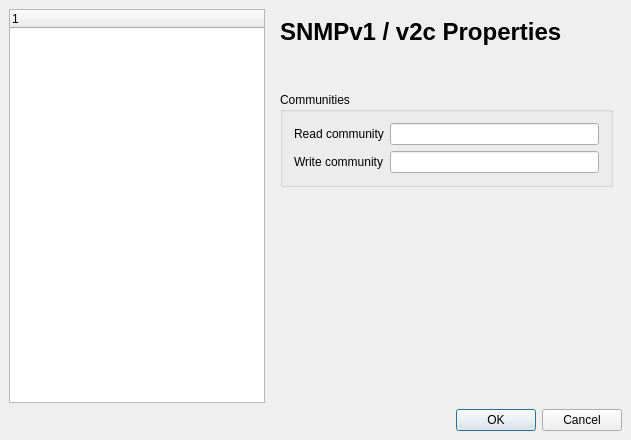
<?xml version="1.0" encoding="UTF-8"?>
<ui version="4.0">
 <comment>
    Copyright (C) 2004-2011 Martin Jolicoeur (snmpb1@gmail.com) 

    This file is part of the SnmpB project 
    (http://sourceforge.net/projects/snmpb)

    This program is free software: you can redistribute it and/or modify
    it under the terms of the GNU General Public License as published by
    the Free Software Foundation, either version 2 of the License, or
    (at your option) any later version.

    This program is distributed in the hope that it will be useful,
    but WITHOUT ANY WARRANTY; without even the implied warranty of
    MERCHANTABILITY or FITNESS FOR A PARTICULAR PURPOSE.  See the
    GNU General Public License for more details.

    You should have received a copy of the GNU General Public License
    along with this program.  If not, see http://www.gnu.org/licenses/.
</comment>
 <class>AgentProfile</class>
 <widget class="QDialog" name="AgentProfile">
  <property name="geometry">
   <rect>
    <x>0</x>
    <y>0</y>
    <width>631</width>
    <height>440</height>
   </rect>
  </property>
  <property name="sizePolicy">
   <sizepolicy hsizetype="Fixed" vsizetype="Fixed">
    <horstretch>0</horstretch>
    <verstretch>0</verstretch>
   </sizepolicy>
  </property>
  <property name="windowTitle">
   <string>Agent Profiles</string>
  </property>
  <property name="windowIcon">
   <iconset>
    <normaloff>images/snmpb.png</normaloff>images/snmpb.png</iconset>
  </property>
  <layout class="QGridLayout">
   <property name="leftMargin">
    <number>9</number>
   </property>
   <property name="topMargin">
    <number>9</number>
   </property>
   <property name="rightMargin">
    <number>9</number>
   </property>
   <property name="bottomMargin">
    <number>9</number>
   </property>
   <property name="spacing">
    <number>6</number>
   </property>
   <item row="1" column="0" colspan="2">
    <widget class="QDialogButtonBox" name="OKCancelBox">
     <property name="orientation">
      <enum>Qt::Horizontal</enum>
     </property>
     <property name="standardButtons">
      <set>QDialogButtonBox::Cancel|QDialogButtonBox::Ok</set>
     </property>
    </widget>
   </item>
   <item row="0" column="0">
    <widget class="QTreeWidget" name="ProfileTree">
     <property name="sizePolicy">
      <sizepolicy hsizetype="Preferred" vsizetype="Preferred">
       <horstretch>0</horstretch>
       <verstretch>0</verstretch>
      </sizepolicy>
     </property>
     <column>
      <property name="text">
       <string notr="true">1</string>
      </property>
     </column>
    </widget>
   </item>
   <item row="0" column="1">
    <widget class="QStackedWidget" name="ProfileProps">
     <property name="currentIndex">
      <number>1</number>
     </property>
     <widget class="QWidget" name="ProfileGeneral">
      <layout class="QGridLayout">
       <property name="leftMargin">
        <number>9</number>
       </property>
       <property name="topMargin">
        <number>9</number>
       </property>
       <property name="rightMargin">
        <number>9</number>
       </property>
       <property name="bottomMargin">
        <number>9</number>
       </property>
       <property name="spacing">
        <number>6</number>
       </property>
       <item row="1" column="0">
        <widget class="QGroupBox" name="Profile">
         <property name="title">
          <string>Profile</string>
         </property>
         <layout class="QGridLayout">
          <property name="leftMargin">
           <number>9</number>
          </property>
          <property name="topMargin">
           <number>9</number>
          </property>
          <property name="rightMargin">
           <number>9</number>
          </property>
          <property name="bottomMargin">
           <number>9</number>
          </property>
          <property name="spacing">
           <number>6</number>
          </property>
          <item row="0" column="0">
           <widget class="QLabel" name="ProfileNameL">
            <property name="text">
             <string>Name</string>
            </property>
           </widget>
          </item>
          <item row="0" column="1">
           <widget class="QLineEdit" name="ProfileName">
            <property name="text">
             <string/>
            </property>
           </widget>
          </item>
         </layout>
        </widget>
       </item>
       <item row="2" column="0">
        <widget class="QGroupBox" name="TargetAgent">
         <property name="title">
          <string>Target SNMP Agent</string>
         </property>
         <layout class="QGridLayout">
          <property name="leftMargin">
           <number>9</number>
          </property>
          <property name="topMargin">
           <number>9</number>
          </property>
          <property name="rightMargin">
           <number>9</number>
          </property>
          <property name="bottomMargin">
           <number>9</number>
          </property>
          <property name="spacing">
           <number>6</number>
          </property>
          <item row="0" column="0">
           <widget class="QLabel" name="AddressL">
            <property name="text">
             <string>Agent Address/Name</string>
            </property>
           </widget>
          </item>
          <item row="0" column="1">
           <widget class="QLineEdit" name="Address">
            <property name="text">
             <string/>
            </property>
           </widget>
          </item>
          <item row="1" column="1">
           <widget class="QLineEdit" name="Port">
            <property name="text">
             <string/>
            </property>
           </widget>
          </item>
          <item row="1" column="0">
           <widget class="QLabel" name="PortL">
            <property name="text">
             <string>Agent Port</string>
            </property>
           </widget>
          </item>
         </layout>
        </widget>
       </item>
       <item row="3" column="0">
        <widget class="QGroupBox" name="TimeoutRetries">
         <property name="title">
          <string>Timeout and Retries</string>
         </property>
         <layout class="QGridLayout">
          <property name="leftMargin">
           <number>11</number>
          </property>
          <property name="topMargin">
           <number>11</number>
          </property>
          <property name="rightMargin">
           <number>11</number>
          </property>
          <property name="bottomMargin">
           <number>11</number>
          </property>
          <property name="spacing">
           <number>6</number>
          </property>
          <item row="1" column="0">
           <widget class="QLabel" name="TimeoutL">
            <property name="text">
             <string>Timeout (sec)</string>
            </property>
           </widget>
          </item>
          <item row="0" column="0">
           <widget class="QLabel" name="RetriesL">
            <property name="text">
             <string>Retries</string>
            </property>
           </widget>
          </item>
          <item row="0" column="1">
           <widget class="QSpinBox" name="Retries">
            <property name="maximum">
             <number>10</number>
            </property>
            <property name="value">
             <number>1</number>
            </property>
           </widget>
          </item>
          <item row="1" column="1">
           <widget class="QSpinBox" name="Timeout">
            <property name="minimum">
             <number>0</number>
            </property>
            <property name="maximum">
             <number>20</number>
            </property>
            <property name="value">
             <number>3</number>
            </property>
           </widget>
          </item>
         </layout>
        </widget>
       </item>
       <item row="4" column="0">
        <widget class="QGroupBox" name="Version">
         <property name="toolTip">
          <string>Select the SNMP version to use</string>
         </property>
         <property name="title">
          <string>Supported SNMP Version</string>
         </property>
         <property name="flat">
          <bool>false</bool>
         </property>
         <property name="checkable">
          <bool>false</bool>
         </property>
         <property name="checked">
          <bool>false</bool>
         </property>
         <layout class="QGridLayout">
          <property name="leftMargin">
           <number>9</number>
          </property>
          <property name="topMargin">
           <number>9</number>
          </property>
          <property name="rightMargin">
           <number>9</number>
          </property>
          <property name="bottomMargin">
           <number>9</number>
          </property>
          <property name="spacing">
           <number>6</number>
          </property>
          <item row="0" column="1">
           <widget class="QCheckBox" name="V2">
            <property name="text">
             <string>SNMPV2</string>
            </property>
            <property name="checked">
             <bool>false</bool>
            </property>
           </widget>
          </item>
          <item row="0" column="0">
           <widget class="QCheckBox" name="V1">
            <property name="text">
             <string>SNMPV1</string>
            </property>
            <property name="checked">
             <bool>false</bool>
            </property>
            <property name="tristate">
             <bool>false</bool>
            </property>
           </widget>
          </item>
          <item row="0" column="2">
           <widget class="QCheckBox" name="V3">
            <property name="text">
             <string>SNMPV3</string>
            </property>
           </widget>
          </item>
         </layout>
        </widget>
       </item>
       <item row="0" column="0">
        <widget class="QLabel" name="GeneralL">
         <property name="text">
          <string>&lt;html&gt;&lt;head&gt;&lt;meta name=&quot;qrichtext&quot; content=&quot;1&quot; /&gt;&lt;style type=&quot;text/css&quot;&gt;
p, li { white-space: pre-wrap; }
&lt;/style&gt;&lt;/head&gt;&lt;body style=&quot; font-family:'Sans Serif'; font-size:12pt; font-weight:400; font-style:normal; text-decoration:none;&quot;&gt;
&lt;p style=&quot; margin-top:0px; margin-bottom:0px; margin-left:0px; margin-right:0px; -qt-block-indent:0; text-indent:0px;&quot;&gt;&lt;span style=&quot; font-size:18pt; font-weight:600;&quot;&gt;General Properties&lt;/span&gt;&lt;/p&gt;&lt;/body&gt;&lt;/html&gt;</string>
         </property>
        </widget>
       </item>
      </layout>
     </widget>
     <widget class="QWidget" name="ProfileV1V2c">
      <layout class="QGridLayout">
       <property name="leftMargin">
        <number>9</number>
       </property>
       <property name="topMargin">
        <number>9</number>
       </property>
       <property name="rightMargin">
        <number>9</number>
       </property>
       <property name="bottomMargin">
        <number>9</number>
       </property>
       <property name="spacing">
        <number>6</number>
       </property>
       <item row="3" column="0">
        <spacer>
         <property name="orientation">
          <enum>Qt::Vertical</enum>
         </property>
         <property name="sizeHint" stdset="0">
          <size>
           <width>20</width>
           <height>141</height>
          </size>
         </property>
        </spacer>
       </item>
       <item row="1" column="0">
        <spacer>
         <property name="orientation">
          <enum>Qt::Vertical</enum>
         </property>
         <property name="sizeType">
          <enum>QSizePolicy::Fixed</enum>
         </property>
         <property name="sizeHint" stdset="0">
          <size>
           <width>20</width>
           <height>40</height>
          </size>
         </property>
        </spacer>
       </item>
       <item row="2" column="0">
        <widget class="QGroupBox" name="Communities">
         <property name="toolTip">
          <string>Here options specific to SNMPv1/v2c can be entered</string>
         </property>
         <property name="title">
          <string>Communities</string>
         </property>
         <layout class="QGridLayout">
          <property name="leftMargin">
           <number>11</number>
          </property>
          <property name="topMargin">
           <number>11</number>
          </property>
          <property name="rightMargin">
           <number>11</number>
          </property>
          <property name="bottomMargin">
           <number>11</number>
          </property>
          <property name="spacing">
           <number>6</number>
          </property>
          <item row="0" column="1">
           <widget class="QLineEdit" name="ReadComm">
            <property name="text">
             <string/>
            </property>
           </widget>
          </item>
          <item row="0" column="0">
           <widget class="QLabel" name="ReadCommL">
            <property name="text">
             <string>Read community</string>
            </property>
           </widget>
          </item>
          <item row="1" column="1">
           <widget class="QLineEdit" name="WriteComm">
            <property name="text">
             <string/>
            </property>
           </widget>
          </item>
          <item row="1" column="0">
           <widget class="QLabel" name="WriteCommL">
            <property name="text">
             <string>Write community</string>
            </property>
           </widget>
          </item>
         </layout>
        </widget>
       </item>
       <item row="0" column="0">
        <widget class="QLabel" name="V1V2cL">
         <property name="text">
          <string>&lt;html&gt;&lt;head&gt;&lt;meta name=&quot;qrichtext&quot; content=&quot;1&quot; /&gt;&lt;style type=&quot;text/css&quot;&gt;
p, li { white-space: pre-wrap; }
&lt;/style&gt;&lt;/head&gt;&lt;body style=&quot; font-family:'Sans Serif'; font-size:12pt; font-weight:400; font-style:normal; text-decoration:none;&quot;&gt;
&lt;p style=&quot; margin-top:0px; margin-bottom:0px; margin-left:0px; margin-right:0px; -qt-block-indent:0; text-indent:0px;&quot;&gt;&lt;span style=&quot; font-size:18pt; font-weight:600;&quot;&gt;SNMPv1 / v2c Properties&lt;/span&gt;&lt;/p&gt;&lt;/body&gt;&lt;/html&gt;</string>
         </property>
        </widget>
       </item>
      </layout>
     </widget>
     <widget class="QWidget" name="ProfileBulk">
      <layout class="QGridLayout">
       <property name="leftMargin">
        <number>9</number>
       </property>
       <property name="topMargin">
        <number>9</number>
       </property>
       <property name="rightMargin">
        <number>9</number>
       </property>
       <property name="bottomMargin">
        <number>9</number>
       </property>
       <property name="spacing">
        <number>6</number>
       </property>
       <item row="3" column="0">
        <spacer>
         <property name="orientation">
          <enum>Qt::Vertical</enum>
         </property>
         <property name="sizeHint" stdset="0">
          <size>
           <width>20</width>
           <height>40</height>
          </size>
         </property>
        </spacer>
       </item>
       <item row="1" column="0">
        <spacer>
         <property name="orientation">
          <enum>Qt::Vertical</enum>
         </property>
         <property name="sizeType">
          <enum>QSizePolicy::Fixed</enum>
         </property>
         <property name="sizeHint" stdset="0">
          <size>
           <width>20</width>
           <height>40</height>
          </size>
         </property>
        </spacer>
       </item>
       <item row="0" column="0">
        <widget class="QLabel" name="BulkL">
         <property name="text">
          <string>&lt;html&gt;&lt;head&gt;&lt;meta name=&quot;qrichtext&quot; content=&quot;1&quot; /&gt;&lt;style type=&quot;text/css&quot;&gt;
p, li { white-space: pre-wrap; }
&lt;/style&gt;&lt;/head&gt;&lt;body style=&quot; font-family:'Sans Serif'; font-size:12pt; font-weight:400; font-style:normal; text-decoration:none;&quot;&gt;
&lt;p style=&quot; margin-top:0px; margin-bottom:0px; margin-left:0px; margin-right:0px; -qt-block-indent:0; text-indent:0px;&quot;&gt;&lt;span style=&quot; font-size:18pt; font-weight:600;&quot;&gt;Get-Bulk Properties&lt;/span&gt;&lt;/p&gt;&lt;/body&gt;&lt;/html&gt;</string>
         </property>
        </widget>
       </item>
       <item row="2" column="0">
        <widget class="QGroupBox" name="GetBulk">
         <property name="title">
          <string>Get-Bulk</string>
         </property>
         <layout class="QGridLayout">
          <property name="leftMargin">
           <number>9</number>
          </property>
          <property name="topMargin">
           <number>9</number>
          </property>
          <property name="rightMargin">
           <number>9</number>
          </property>
          <property name="bottomMargin">
           <number>9</number>
          </property>
          <property name="spacing">
           <number>6</number>
          </property>
          <item row="1" column="1">
           <widget class="QSpinBox" name="MaxRepetitions">
            <property name="value">
             <number>10</number>
            </property>
           </widget>
          </item>
          <item row="0" column="1">
           <widget class="QSpinBox" name="NonRepeaters">
            <property name="value">
             <number>0</number>
            </property>
           </widget>
          </item>
          <item row="0" column="0">
           <widget class="QLabel" name="NonRepeatersL">
            <property name="text">
             <string>Non repeaters</string>
            </property>
           </widget>
          </item>
          <item row="1" column="0">
           <widget class="QLabel" name="MaxRepetitionsL">
            <property name="text">
             <string>Max repetitions</string>
            </property>
           </widget>
          </item>
         </layout>
        </widget>
       </item>
      </layout>
     </widget>
     <widget class="QWidget" name="ProfileV3">
      <layout class="QGridLayout">
       <property name="leftMargin">
        <number>9</number>
       </property>
       <property name="topMargin">
        <number>9</number>
       </property>
       <property name="rightMargin">
        <number>9</number>
       </property>
       <property name="bottomMargin">
        <number>9</number>
       </property>
       <property name="spacing">
        <number>6</number>
       </property>
       <item row="4" column="0">
        <spacer>
         <property name="orientation">
          <enum>Qt::Vertical</enum>
         </property>
         <property name="sizeHint" stdset="0">
          <size>
           <width>20</width>
           <height>40</height>
          </size>
         </property>
        </spacer>
       </item>
       <item row="3" column="0">
        <widget class="QGroupBox" name="V3Context">
         <property name="title">
          <string>SNMPv3 context</string>
         </property>
         <layout class="QGridLayout">
          <property name="leftMargin">
           <number>9</number>
          </property>
          <property name="topMargin">
           <number>9</number>
          </property>
          <property name="rightMargin">
           <number>9</number>
          </property>
          <property name="bottomMargin">
           <number>9</number>
          </property>
          <property name="spacing">
           <number>6</number>
          </property>
          <item row="0" column="1">
           <widget class="QLineEdit" name="ContextName"/>
          </item>
          <item row="1" column="1">
           <widget class="QLineEdit" name="ContextEngineID"/>
          </item>
          <item row="0" column="0">
           <widget class="QLabel" name="ContextNameL">
            <property name="text">
             <string>Context Name</string>
            </property>
           </widget>
          </item>
          <item row="1" column="0">
           <widget class="QLabel" name="ContextEngineIDL">
            <property name="text">
             <string>Context Engine ID</string>
            </property>
           </widget>
          </item>
         </layout>
        </widget>
       </item>
       <item row="2" column="0">
        <widget class="QGroupBox" name="V3User">
         <property name="enabled">
          <bool>true</bool>
         </property>
         <property name="title">
          <string>SNMPv3 user (USM)</string>
         </property>
         <layout class="QGridLayout">
          <property name="leftMargin">
           <number>9</number>
          </property>
          <property name="topMargin">
           <number>9</number>
          </property>
          <property name="rightMargin">
           <number>9</number>
          </property>
          <property name="bottomMargin">
           <number>9</number>
          </property>
          <property name="spacing">
           <number>6</number>
          </property>
          <item row="1" column="0">
           <widget class="QLabel" name="SecLevelL">
            <property name="text">
             <string>Security Level</string>
            </property>
           </widget>
          </item>
          <item row="0" column="0">
           <widget class="QLabel" name="SecNameL">
            <property name="text">
             <string>Security Name</string>
            </property>
           </widget>
          </item>
          <item row="1" column="1">
           <widget class="QComboBox" name="SecLevel">
            <item>
             <property name="text">
              <string>noAuthNoPriv</string>
             </property>
            </item>
            <item>
             <property name="text">
              <string>authNoPriv</string>
             </property>
            </item>
            <item>
             <property name="text">
              <string>authPriv</string>
             </property>
            </item>
           </widget>
          </item>
          <item row="0" column="1">
           <widget class="QComboBox" name="SecName"/>
          </item>
         </layout>
        </widget>
       </item>
       <item row="0" column="0">
        <widget class="QLabel" name="V3L">
         <property name="text">
          <string>&lt;html&gt;&lt;head&gt;&lt;meta name=&quot;qrichtext&quot; content=&quot;1&quot; /&gt;&lt;style type=&quot;text/css&quot;&gt;
p, li { white-space: pre-wrap; }
&lt;/style&gt;&lt;/head&gt;&lt;body style=&quot; font-family:'Sans Serif'; font-size:12pt; font-weight:400; font-style:normal; text-decoration:none;&quot;&gt;
&lt;p style=&quot; margin-top:0px; margin-bottom:0px; margin-left:0px; margin-right:0px; -qt-block-indent:0; text-indent:0px;&quot;&gt;&lt;span style=&quot; font-size:18pt; font-weight:600;&quot;&gt;SNMPv3 Properties&lt;/span&gt;&lt;/p&gt;&lt;/body&gt;&lt;/html&gt;</string>
         </property>
        </widget>
       </item>
       <item row="1" column="0">
        <spacer>
         <property name="orientation">
          <enum>Qt::Vertical</enum>
         </property>
         <property name="sizeType">
          <enum>QSizePolicy::Fixed</enum>
         </property>
         <property name="sizeHint" stdset="0">
          <size>
           <width>20</width>
           <height>40</height>
          </size>
         </property>
        </spacer>
       </item>
      </layout>
     </widget>
    </widget>
   </item>
  </layout>
 </widget>
 <tabstops>
  <tabstop>ProfileTree</tabstop>
  <tabstop>ProfileName</tabstop>
  <tabstop>Address</tabstop>
  <tabstop>Port</tabstop>
  <tabstop>Retries</tabstop>
  <tabstop>Timeout</tabstop>
  <tabstop>V1</tabstop>
  <tabstop>V2</tabstop>
  <tabstop>V3</tabstop>
  <tabstop>ReadComm</tabstop>
  <tabstop>WriteComm</tabstop>
  <tabstop>NonRepeaters</tabstop>
  <tabstop>MaxRepetitions</tabstop>
  <tabstop>SecName</tabstop>
  <tabstop>SecLevel</tabstop>
  <tabstop>ContextName</tabstop>
  <tabstop>ContextEngineID</tabstop>
  <tabstop>OKCancelBox</tabstop>
 </tabstops>
 <resources/>
 <connections>
  <connection>
   <sender>OKCancelBox</sender>
   <signal>accepted()</signal>
   <receiver>AgentProfile</receiver>
   <slot>accept()</slot>
   <hints>
    <hint type="sourcelabel">
     <x>258</x>
     <y>499</y>
    </hint>
    <hint type="destinationlabel">
     <x>157</x>
     <y>274</y>
    </hint>
   </hints>
  </connection>
  <connection>
   <sender>OKCancelBox</sender>
   <signal>rejected()</signal>
   <receiver>AgentProfile</receiver>
   <slot>reject()</slot>
   <hints>
    <hint type="sourcelabel">
     <x>326</x>
     <y>499</y>
    </hint>
    <hint type="destinationlabel">
     <x>286</x>
     <y>274</y>
    </hint>
   </hints>
  </connection>
 </connections>
</ui>
